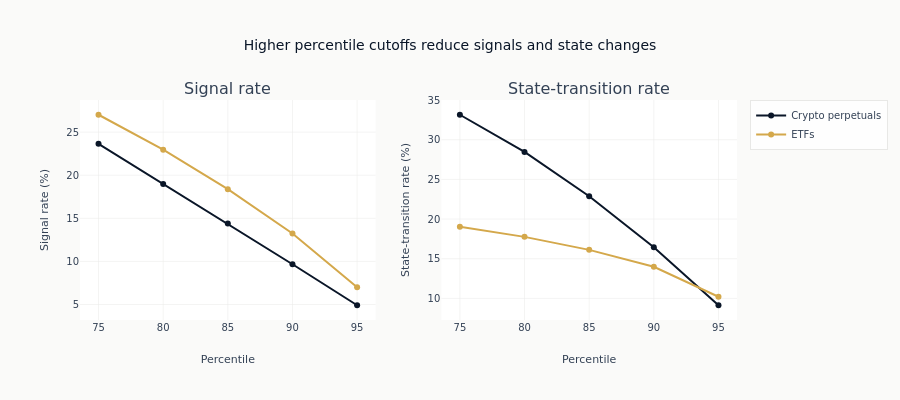

Write notebook code for a chart like this one.
### Markdown cell above
## 9. What the cutoff buys

The same sweep in the other direction: lookback held at the shortest in the grid, percentile
varying. The shortest lookback is the one where the cutoff moves most, so this is the setting
pair that produces the widest range of behaviour.

### Code cell
fig = make_subplots(rows=1, cols=2, subplot_titles=["Signal rate", "State-transition rate"])

for case_study in CASE_STUDIES:
    data = comparison_df.filter(
        (pl.col("case_study") == case_study)
        & (pl.col("method") == "rolling_percentile")
        & (pl.col("window") == min(ROLLING_WINDOWS))
    ).sort("percentile")

    fig.add_trace(
        go.Scatter(
            x=data["percentile"].to_list(),
            y=(data["signal_rate"] * 100).to_list(),
            name=CASE_STUDIES[case_study],
            mode="lines+markers",
            line=dict(color=CASE_STUDY_COLORS[case_study]),
            marker=dict(color=CASE_STUDY_COLORS[case_study]),
        ),
        row=1,
        col=1,
    )
    fig.add_trace(
        go.Scatter(
            x=data["percentile"].to_list(),
            y=(data["transition_rate"] * 100).to_list(),
            name=CASE_STUDIES[case_study],
            mode="lines+markers",
            line=dict(color=CASE_STUDY_COLORS[case_study]),
            marker=dict(color=CASE_STUDY_COLORS[case_study]),
            showlegend=False,
        ),
        row=1,
        col=2,
    )

fig.update_layout(
    title="Higher percentile cutoffs reduce signals and state changes",
    height=400,
    margin=dict(t=100, r=140),
    legend=dict(x=1.02, y=1.0, xanchor="left", yanchor="top"),
)
fig.update_xaxes(title_text="Percentile", row=1, col=1)
fig.update_xaxes(title_text="Percentile", row=1, col=2)
fig.update_yaxes(title_text="Signal rate (%)", row=1, col=1)
fig.update_yaxes(title_text="State-transition rate (%)", row=1, col=2)
fig.show()

### Figure 1 — Plotly figure (JSON) as saved in the notebook; plotly's stock layout.template omitted (floating-point values rounded to 4 significant figures)
{"data": [{"line": {"color": "#0a1628"}, "marker": {"color": "#0a1628"}, "mode": "lines+markers", "name": "Crypto perpetuals", "type": "scatter", "x": [75, 80, 85, 90, 95], "xaxis": "x", "y": [23.64, 18.97, 14.38, 9.671, 4.915], "yaxis": "y"}, {"line": {"color": "#0a1628"}, "marker": {"color": "#0a1628"}, "mode": "lines+markers", "name": "Crypto perpetuals", "showlegend": false, "type": "scatter", "x": [75, 80, 85, 90, 95], "xaxis": "x2", "y": [33.15, 28.46, 22.88, 16.45, 9.135], "yaxis": "y2"}, {"line": {"color": "#D4A84B"}, "marker": {"color": "#D4A84B"}, "mode": "lines+markers", "name": "ETFs", "type": "scatter", "x": [75, 80, 85, 90, 95], "xaxis": "x", "y": [27.02, 22.96, 18.38, 13.24, 7.005], "yaxis": "y"}, {"line": {"color": "#D4A84B"}, "marker": {"color": "#D4A84B"}, "mode": "lines+markers", "name": "ETFs", "showlegend": false, "type": "scatter", "x": [75, 80, 85, 90, 95], "xaxis": "x2", "y": [19.04, 17.76, 16.12, 13.99, 10.21], "yaxis": "y2"}], "layout": {"annotations": [{"font": {"size": 16}, "showarrow": false, "text": "Signal rate", "x": 0.225, "xanchor": "center", "xref": "paper", "y": 1.0, "yanchor": "bottom", "yref": "paper"}, {"font": {"size": 16}, "showarrow": false, "text": "State-transition rate", "x": 0.775, "xanchor": "center", "xref": "paper", "y": 1.0, "yanchor": "bottom", "yref": "paper"}], "height": 400, "legend": {"x": 1.02, "xanchor": "left", "y": 1.0, "yanchor": "top"}, "margin": {"r": 140, "t": 100}, "title": {"text": "Higher percentile cutoffs reduce signals and state changes"}, "xaxis": {"anchor": "y", "domain": [0.0, 0.45], "title": {"text": "Percentile"}}, "xaxis2": {"anchor": "y2", "domain": [0.55, 1.0], "title": {"text": "Percentile"}}, "yaxis": {"anchor": "x", "domain": [0.0, 1.0], "title": {"text": "Signal rate (%)"}}, "yaxis2": {"anchor": "x2", "domain": [0.0, 1.0], "title": {"text": "State-transition rate (%)"}}}}
